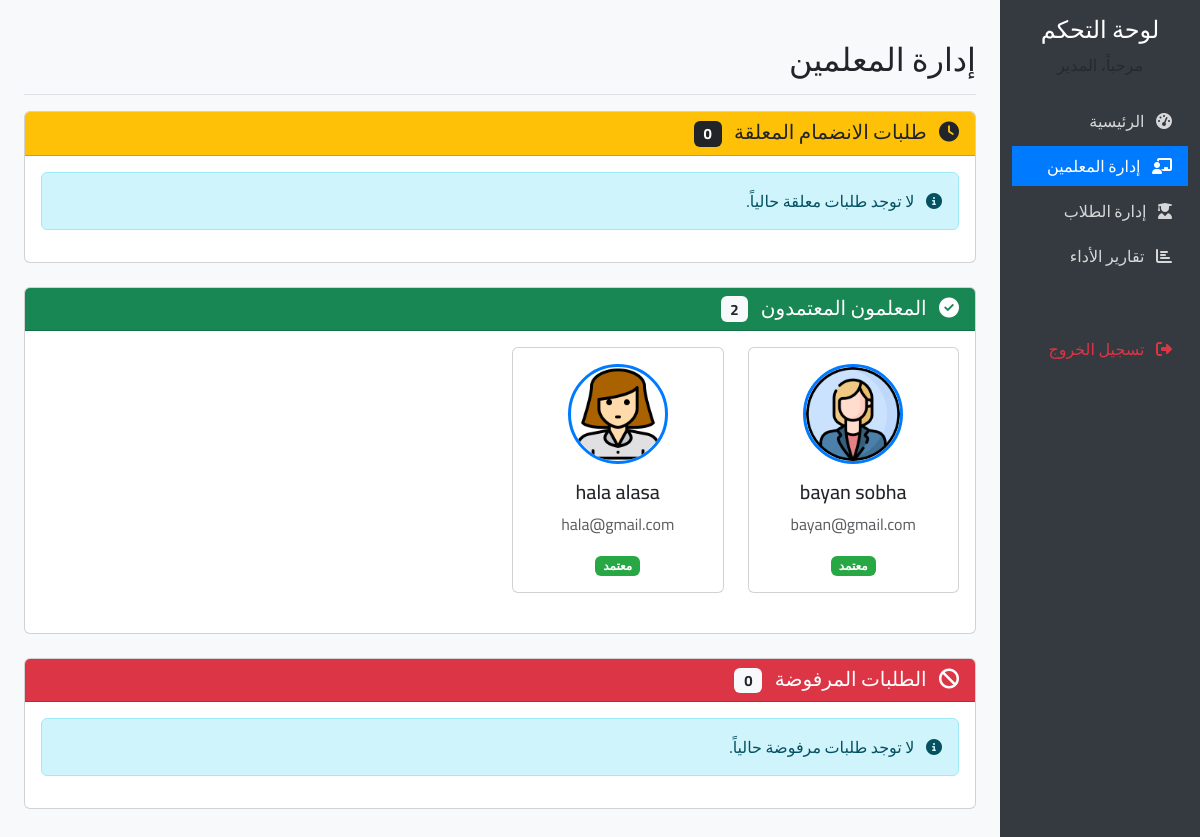
The page /admin_teachers.php (signed in) on the database its author committed.
### tables this page shows
CREATE TABLE `users` (
  `id` int NOT NULL,
  `name` varchar(100) NOT NULL,
  `email` varchar(100) NOT NULL,
  `password` varchar(255) NOT NULL,
  `role` enum('student','teacher','admin') NOT NULL DEFAULT 'student',
  `status` enum('pending','approved','rejected') DEFAULT 'pending',
  `profile_image` varchar(255) DEFAULT NULL,
  `created_at` timestamp NOT NULL DEFAULT CURRENT_TIMESTAMP,
  `level` enum('none','beginner','intermediate','advanced') DEFAULT 'none'
);

### admin_teachers.php (the view, shortened to what this page needs)
<?php
require_once 'db_connection.php';
function is_pdo($conn) {
    return (class_exists('PDO') && $conn instanceof PDO);
}
function fetch_all_assoc($conn, $sql) {
    if (is_pdo($conn)) {
        $stmt = $conn->query($sql);
        return $stmt->fetchAll(PDO::FETCH_ASSOC);
    } elseif (is_mysqli($conn)) {
        $res = $conn->query($sql);
        if ($res === false) return [];
        return $res->fetch_all(MYSQLI_ASSOC);
    } else {
        return [];
    }
}
$pending_teachers = fetch_all_assoc($conn, "SELECT id, name, email, profile_image, created_at FROM users WHERE role = 'teacher' AND status = 'pending' ORDER BY created_at DESC");
$approved_teachers = fetch_all_assoc($conn, "SELECT id, name, email, profile_image, created_at FROM users WHERE role = 'teacher' AND status = 'approved' ORDER BY name ASC");
$rejected_teachers = fetch_all_assoc($conn, "SELECT id, name, email, profile_image, created_at FROM users WHERE role = 'teacher' AND status = 'rejected' ORDER BY created_at DESC");
?>
<!DOCTYPE html>
<html lang="ar" dir="rtl">
<head>
    <link href="https://cdn.jsdelivr.net/npm/bootstrap@5.3.0/dist/css/bootstrap.rtl.min.css" rel="stylesheet">
    <link rel="stylesheet" href="https://cdnjs.cloudflare.com/ajax/libs/font-awesome/6.4.0/css/all.min.css">
</head>
<body>
    <div class="container-fluid">
        <div class="row">
            <div class="col-md-3 col-lg-2 d-md-block sidebar collapse">
                <div class="position-sticky pt-3">
                    <div class="text-center mb-4">
                        <h4>لوحة التحكم</h4>
                        <p class="text-muted">مرحباً، <?php echo htmlspecialchars($_SESSION['name'] ?? ''); ?></p>
                    </div>
                    <ul class="nav flex-column">
                        <li class="nav-item">
                            <a class="nav-link" href="admin_dashboard.php">
                                <i class="fas fa-tachometer-alt me-2"></i> الرئيسية
                            </a>
                        </li>
                        <li class="nav-item">
                            <a class="nav-link active" href="admin_teachers.php">
                                <i class="fas fa-chalkboard-teacher me-2"></i> إدارة المعلمين
                            </a>
                        </li>
                        <li class="nav-item">
                            <a class="nav-link" href="admin_students.php">
                                <i class="fas fa-user-graduate me-2"></i> إدارة الطلاب
                            </a>
                        </li>
                        <li class="nav-item">
                            <a class="nav-link" href="admin_reports.php">
                                <i class="fas fa-chart-bar me-2"></i> تقارير الأداء
                            </a>
                        </li>
                        <li class="nav-item mt-5">
                            <a class="nav-link text-danger" href="logout.php">
                                <i class="fas fa-sign-out-alt me-2"></i> تسجيل الخروج
                            </a>
                        </li>
                    </ul>
                </div>
            </div>
            <main class="col-md-9 ms-sm-auto col-lg-10 px-md-4 py-4">
                <div class="d-flex justify-content-between flex-wrap flex-md-nowrap align-items-center pt-3 pb-2 mb-3 border-bottom">
                    <h1 class="h2">إدارة المعلمين</h1>
                </div>
                <div class="card mb-4">
                    <div class="card-header bg-warning text-dark">
                        <h5 class="mb-0">
                            <i class="fas fa-clock me-2"></i>
                            طلبات الانضمام المعلقة
                            <span class="badge bg-dark ms-2"><?php echo count($pending_teachers); ?></span>
                        </h5>
                    </div>
                    <div class="card-body">
                        <?php if (count($pending_teachers) > 0): ?>
                            <div class="row">
                                <?php foreach ($pending_teachers as $teacher): ?>
                                    <div class="col-md-6 col-lg-4 mb-4">
                                        <div class="card teacher-card h-100">
                                            <div class="card-body text-center">
                                                <?php
                                                    $img = !empty($teacher['profile_image']) ? 'uploads/profiles/' . $teacher['profile_image'] : 'assets/img/default-profile.png';
                                                    $img = htmlspecialchars($img);
                                                ?>
                                                <img src="<?php echo $img; ?>" alt="صورة المعلم" class="profile-image mb-3">
                                                <h5 class="card-title"><?php echo htmlspecialchars($teacher['name']); ?></h5>
                                                <p class="card-text text-muted"><?php echo htmlspecialchars($teacher['email']); ?></p>
                                                <span class="badge badge-pending">قيد المراجعة</span>
                                                <p class="small text-muted mt-2">
                                                    تاريخ التسجيل: <?php echo htmlspecialchars(date('Y-m-d', strtotime($teacher['created_at']))); ?>
                                                </p>
                                                <div class="d-flex justify-content-between mt-3">
                                                    <form method="post">
                                                        <input type="hidden" name="teacher_id" value="<?php echo (int)$teacher['id']; ?>">
                                                        <button type="submit" name="approve" class="btn btn-success">
                                                            <i class="fas fa-check me-1"></i> قبول
                                                        </button>
                                                    </form>
                                                    <form method="post">
                                                        <input type="hidden" name="teacher_id" value="<?php echo (int)$teacher['id']; ?>">
                                                        <button type="submit" name="reject" class="btn btn-danger">
                                                            <i class="fas fa-times me-1"></i> رفض
                                                        </button>
                                                    </form>
                                                </div>
                                            </div>
                                        </div>
                                    </div>
                                <?php endforeach; ?>
                            </div>
                        <?php else: ?>
                            <div class="alert alert-info">
                                <i class="fas fa-info-circle me-2"></i>
                                لا توجد طلبات معلقة حالياً.
                            </div>
                        <?php endif; ?>
                    </div>
                </div>
                <div class="card mb-4">
                    <div class="card-header bg-success text-white">
                        <h5 class="mb-0">
                            <i class="fas fa-check-circle me-2"></i>
                            المعلمون المعتمدون
                            <span class="badge bg-light text-dark ms-2"><?php echo count($approved_teachers); ?></span>
                        </h5>
                    </div>
                    <div class="card-body">
                        <?php if (count($approved_teachers) > 0): ?>
                            <div class="row">
                                <?php foreach ($approved_teachers as $teacher): ?>
                                    <div class="col-md-6 col-lg-3 mb-4">
                                        <div class="card teacher-card h-100">
                                            <div class="card-body text-center">
                                                <?php
                                                    $img = !empty($teacher['profile_image']) ? 'uploads/profiles/' . $teacher['profile_image'] : 'assets/img/default-profile.png';
                                                    $img = htmlspecialchars($img);
                                                ?>
                                                <img src="<?php echo $img; ?>" alt="صورة المعلم" class="profile-image mb-3">
                                                <h5 class="card-title"><?php echo htmlspecialchars($teacher['name']); ?></h5>
                                                <p class="card-text text-muted"><?php echo htmlspecialchars($teacher['email']); ?></p>
                                                <span class="badge badge-approved">معتمد</span>
                                            </div>
                                        </div>
                                    </div>
                                <?php endforeach; ?>
                            </div>
                        <?php endif; ?>
                    </div>
                </div>
                <div class="card mb-4">
                    <div class="card-header bg-danger text-white">
                        <h5 class="mb-0">
                            <i class="fas fa-ban me-2"></i>
                            الطلبات المرفوضة
                            <span class="badge bg-light text-dark ms-2"><?php echo count($rejected_teachers); ?></span>
                        </h5>
                    </div>
                    <div class="card-body">
                        <?php if (count($rejected_teachers) > 0): ?>
                            <div class="table-responsive">
                                <table class="table table-hover">
                                    <thead>
                                        <tr>
                                            <th>الاسم</th>
                                            <th>البريد الإلكتروني</th>
                                            <th>تاريخ التسجيل</th>
                                            <th>الإجراءات</th>
                                        </tr>
                                    </thead>
                                    <tbody>
                                        <?php foreach ($rejected_teachers as $teacher): ?>
                                            <tr>
                                                <td><?php echo htmlspecialchars($teacher['name']); ?></td>
                                                <td><?php echo htmlspecialchars($teacher['email']); ?></td>
                                                <td><?php echo htmlspecialchars(date('Y-m-d', strtotime($teacher['created_at']))); ?></td>
                                                <td>
                                                    <form method="post" class="d-inline">
                                                        <input type="hidden" name="teacher_id" value="<?php echo (int)$teacher['id']; ?>">
                                                        <button type="submit" name="approve" class="btn btn-sm btn-outline-success">
                                                            <i class="fas fa-check me-1"></i> قبول
                                                        </button>
                                                    </form>
                                                </td>
                                            </tr>
                                        <?php endforeach; ?>
                                    </tbody>
                                </table>
                            </div>
                        <?php else: ?>
                            <div class="alert alert-info">
                                <i class="fas fa-info-circle me-2"></i>
                                لا توجد طلبات مرفوضة حالياً.
                            </div>
                        <?php endif; ?>
                    </div>
                </div>
            </main>
        </div>
    </div>
</body>
</html>

### admin_teachers.php (style rules this page uses)
body { font-family: 'Cairo', sans-serif; background-color: #f8f9fa; }
.sidebar { min-height: 100vh; background-color: #343a40; color: white; }
.sidebar .nav-link { color: rgba(255, 255, 255, 0.8); margin-bottom: 5px; }
.sidebar .nav-link.active { background-color: #007bff; color: white; }
.teacher-card { transition: transform 0.3s; }
.profile-image { width: 100px; height: 100px; object-fit: cover; border-radius: 50%; border: 3px solid #007bff; }
.badge-approved { background-color: #28a745; color: #fff; }

### rows shown on the page
users: profile_image (picture), name "bayan sobha", email "bayan@gmail.com"
users: profile_image (picture), name "hala alasa", email "hala@gmail.com"

### other values the page prints
count($pending_teachers) "0"
count($approved_teachers) "2"
count($rejected_teachers) "0"
